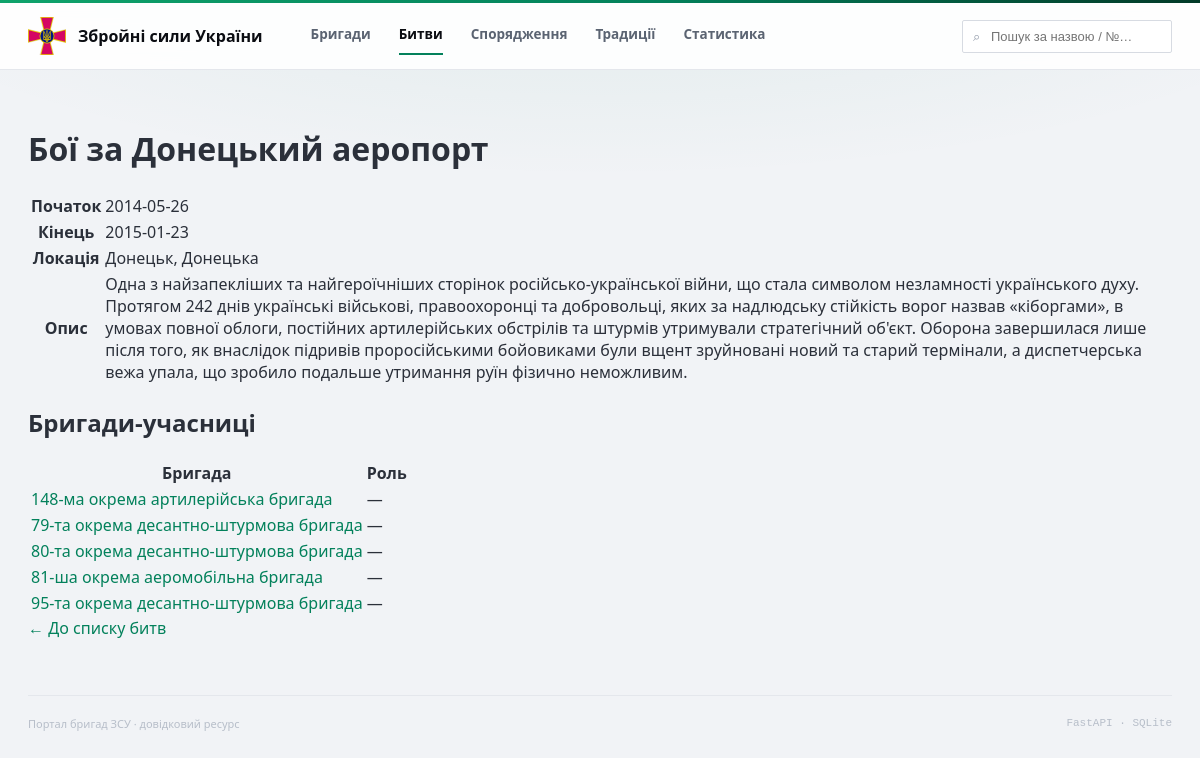
The page /battles/13 on the database its author committed.
### tables this page shows
CREATE TABLE battles (
    battle_id      INTEGER PRIMARY KEY,
    name           TEXT NOT NULL,
    location_id    INTEGER REFERENCES locations (location_id),
    start_date     DATE,
    end_date       DATE,
    description    TEXT,
    created_at     TIMESTAMP NOT NULL DEFAULT CURRENT_TIMESTAMP,
    updated_at     TIMESTAMP NOT NULL DEFAULT CURRENT_TIMESTAMP,
    CHECK (start_date IS NULL OR end_date IS NULL OR start_date <= end_date)
);

CREATE TABLE locations (
    location_id   INTEGER PRIMARY KEY,
    city_name     TEXT NOT NULL,
    region_id     INTEGER NOT NULL REFERENCES regions (region_id),
    created_at    TIMESTAMP NOT NULL DEFAULT CURRENT_TIMESTAMP,
    updated_at    TIMESTAMP NOT NULL DEFAULT CURRENT_TIMESTAMP,
    UNIQUE (city_name, region_id)
);

CREATE TABLE regions (
    region_id      INTEGER PRIMARY KEY,
    region_name    TEXT NOT NULL UNIQUE,
    created_at     TIMESTAMP NOT NULL DEFAULT CURRENT_TIMESTAMP,
    updated_at     TIMESTAMP NOT NULL DEFAULT CURRENT_TIMESTAMP
);

CREATE TABLE brigades (
    brigade_id               INTEGER PRIMARY KEY,
    name                     TEXT NOT NULL,
    description              TEXT,
    military_branch_id       INTEGER REFERENCES military_branches (branch_id),
    corps_id                 INTEGER REFERENCES army_corps (corps_id),
    territorial_command_id   INTEGER REFERENCES territorial_commands (command_id),
    troop_type_id            INTEGER REFERENCES troop_types (type_id),
    formed_date              DATE,
    flag_date                DATE,
    location_id              INTEGER REFERENCES locations (location_id),
    emblem_file              TEXT,
    created_at               TIMESTAMP NOT NULL DEFAULT CURRENT_TIMESTAMP,
    updated_at               TIMESTAMP NOT NULL DEFAULT CURRENT_TIMESTAMP,
    CHECK (formed_date IS NULL OR flag_date IS NULL OR formed_date <= flag_date)
);

### app/routers/battles.py (the view)
@router.get("/{battle_id}")
def battle_detail(battle_id: int, request: Request, db: sqlite3.Connection = Depends(get_db)):
    row = db.execute(
        """SELECT b.*, l.city_name, r.region_name
           FROM battles b
           LEFT JOIN locations l ON b.location_id = l.location_id
           LEFT JOIN regions r ON l.region_id = r.region_id
           WHERE b.battle_id = ?""",
        (battle_id,),
    ).fetchone()
    battle = dict(row) if row else None
    if battle:
        battle["status"] = _battle_status(battle["start_date"], battle["end_date"])
    brigades = db.execute(
        """SELECT br.brigade_id, br.name
           FROM brigade_battles bb
           JOIN brigades br ON bb.brigade_id = br.brigade_id
           WHERE bb.battle_id = ?
           ORDER BY br.name""",
        (battle_id,),
    ).fetchall()
    return templates.TemplateResponse(
        request,
        "battle_detail.html",
        {"battle": battle, "brigades": brigades},
    )

### app/templates/battle_detail.html (shortened to what this page needs)
{% extends "base.html" %}
{% block content %}
    <h1>{{ battle.name }}</h1>
    <table>
        <tr><th>Початок</th><td>{{ battle.start_date or "—" }}</td></tr>
        <tr><th>Кінець</th><td>{{ battle.end_date or "—" }}</td></tr>
        <tr><th>Локація</th><td>{{ battle.city_name or "—" }}{% if battle.region_name %}, {{ battle.region_name }}{% endif %}</td></tr>
        <tr><th>Опис</th><td>{{ battle.description or "—" }}</td></tr>
    </table>
    <h2>Бригади-учасниці</h2>
    <table>
        <thead><tr><th>Бригада</th><th>Роль</th></tr></thead>
        <tbody>
            {% for br in brigades %}
                <tr>
                    <td><a href="/brigades/{{ br.brigade_id }}">{{ br.name }}</a></td>
                    <td>{{ br.role or "—" }}</td>
                </tr>
            {% else %}
                <tr><td colspan="2">Учасники ще не додані.</td></tr>
            {% endfor %}
        </tbody>
    </table>
    <div class="actions">
        <a href="/battles">← До списку битв</a>
    </div>
{% endblock %}

### static/css/style.css (style rules this page uses)
:root { --green: #03815B; --green-hover: #026A4A; --green-deep: #023A28; --green-mid: #0FA36B; --green-light: #1FB37C; --accent-text: #045C40; --tint-bg: rgba(3,129,91,0.08); --tint-border: rgba(3,129,91,0.22); --page: #F1F3F6; --card: #FFFFFF; --line: #E4E7EC; --line-2: #EEF0F3; --line-3: #F1F3F6; --input: #D7DBE2; --ink: #0B0D12; --text: #2B303A; --muted: #5B6472; --faint: #8A93A6; --ghost: #9099A8; --mono: "Cascadia Code","Consolas",ui-monospace,monospace; --shadow: 0 1px 2px rgba(20,22,30,0.04); --shadow-h: 0 8px 24px rgba(3,129,91,0.14); }
* { box-sizing: border-box; }
html, body { margin: 0; padding: 0; }
body { font-family: "Calibri","Source Sans Pro","Segoe UI",system-ui,sans-serif; background: var(--page); background-image: radial-gradient(120% 55% at 50% -8%, rgba(3,129,91,0.08) 0%, rgba(241,243,246,0) 55%); background-attachment: fixed; color: var(--text); -webkit-font-smoothing: antialiased; }
a { color: var(--green); text-decoration: none; }

### rows shown on the page
battles: name "Бої за Донецький аеропорт", start_date "2014-05-26", end_date "2015-01-23", description "Одна з найзапекліших та найгероїчніших сторінок російсько-української війни, що стала символом незламності українського духу. Протягом 242 днів українські військові, правоохоронці та добровольці, яких за надлюдську стійкість ворог назвав «кіборгами», в умовах повної облоги, постійних артилерійських обстрілів та штурмів утримували стратегічний об'єкт. Оборона завершилася лише після того, як внаслідок підривів проросійськими бойовиками були вщент зруйновані новий та старий термінали, а диспетчерська вежа упала, що зробило подальше утримання руїн фізично неможливим."
locations: city_name "Донецьк"
regions: region_name "Донецька"
brigades: name "148-ма окрема артилерійська бригада", role "—"
brigades: name "79-та окрема десантно-штурмова бригада", role "—"
brigades: name "80-та окрема десантно-штурмова бригада", role "—"
brigades: name "81-ша окрема аеромобільна бригада", role "—"
brigades: name "95-та окрема десантно-штурмова бригада", role "—"
